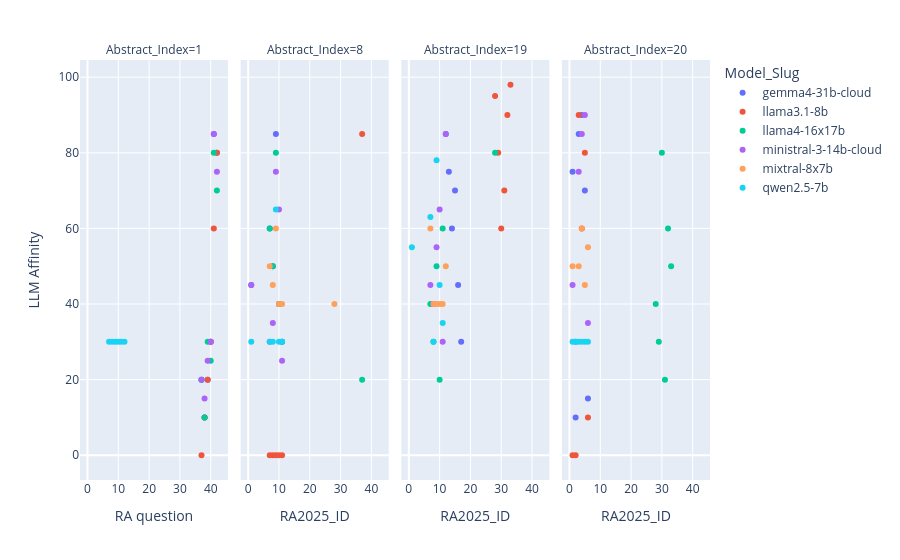

Notebook code for this chart:
### Code cell
fig = px.scatter(#prp_df[prp_df['Abstract_Index'].isin([1,8,20,19])]
    ra_df[ra_df['Abstract_Index'].isin([1,8,20,19])],
    # ra_df,
    x='RA2025_ID',
    y='LLM_Affinity',
    color='Model_Slug',
    facet_col = 'Abstract_Index',
    # points='all',
    hover_data = 'Model_Slug',
    # facet_row='PRP_Name',
    # color = 'PRP_Name',
    # title=f'RA Affinity Distribution by Abstract'
 )
fig.update_layout(xaxis_title='RA question', yaxis_title='LLM Affinity')
# fig.update_xaxes(tickangle=45)
fig.show()

### Figure 1 — Plotly figure (JSON) as saved in the notebook; plotly's stock layout.template omitted (floating-point values rounded to 4 significant figures)
{"data": [{"customdata": [["gemma4-31b-cloud"], ["gemma4-31b-cloud"], ["gemma4-31b-cloud"], ["gemma4-31b-cloud"], ["gemma4-31b-cloud"], ["gemma4-31b-cloud"]], "hovertemplate": "Model_Slug=%{customdata[0]}<br>Abstract_Index=1<br>RA2025_ID=%{x}<br>LLM_Affinity=%{y}<extra></extra>", "legendgroup": "gemma4-31b-cloud", "marker": {"color": "#636efa", "symbol": "circle"}, "mode": "markers", "name": "gemma4-31b-cloud", "orientation": "v", "showlegend": true, "type": "scatter", "x": [37, 38, 39, 40, 41, 42], "xaxis": "x", "y": [20.0, 10.0, 20.0, 30.0, 85.0, 80.0], "yaxis": "y"}, {"customdata": [["gemma4-31b-cloud"], ["gemma4-31b-cloud"], ["gemma4-31b-cloud"], ["gemma4-31b-cloud"], ["gemma4-31b-cloud"], ["gemma4-31b-cloud"]], "hovertemplate": "Model_Slug=%{customdata[0]}<br>Abstract_Index=8<br>RA2025_ID=%{x}<br>LLM_Affinity=%{y}<extra></extra>", "legendgroup": "gemma4-31b-cloud", "marker": {"color": "#636efa", "symbol": "circle"}, "mode": "markers", "name": "gemma4-31b-cloud", "orientation": "v", "showlegend": false, "type": "scatter", "x": [7, 8, 9, 10, 11, 1], "xaxis": "x2", "y": [60.0, 50.0, 85.0, 40.0, 30.0, 45.0], "yaxis": "y2"}, {"customdata": [["gemma4-31b-cloud"], ["gemma4-31b-cloud"], ["gemma4-31b-cloud"], ["gemma4-31b-cloud"], ["gemma4-31b-cloud"], ["gemma4-31b-cloud"]], "hovertemplate": "Model_Slug=%{customdata[0]}<br>Abstract_Index=19<br>RA2025_ID=%{x}<br>LLM_Affinity=%{y}<extra></extra>", "legendgroup": "gemma4-31b-cloud", "marker": {"color": "#636efa", "symbol": "circle"}, "mode": "markers", "name": "gemma4-31b-cloud", "orientation": "v", "showlegend": false, "type": "scatter", "x": [12, 13, 14, 15, 16, 17], "xaxis": "x3", "y": [85.0, 75.0, 60.0, 70.0, 45.0, 30.0], "yaxis": "y3"}, {"customdata": [["gemma4-31b-cloud"], ["gemma4-31b-cloud"], ["gemma4-31b-cloud"], ["gemma4-31b-cloud"], ["gemma4-31b-cloud"], ["gemma4-31b-cloud"]], "hovertemplate": "Model_Slug=%{customdata[0]}<br>Abstract_Index=20<br>RA2025_ID=%{x}<br>LLM_Affinity=%{y}<extra></extra>", "legendgroup": "gemma4-31b-cloud", "marker": {"color": "#636efa", "symbol": "circle"}, "mode": "markers", "name": "gemma4-31b-cloud", "orientation": "v", "showlegend": false, "type": "scatter", "x": [1, 2, 3, 4, 5, 6], "xaxis": "x4", "y": [75.0, 10.0, 85.0, 90.0, 70.0, 15.0], "yaxis": "y4"}, {"customdata": [["llama3.1-8b"], ["llama3.1-8b"], ["llama3.1-8b"], ["llama3.1-8b"], ["llama3.1-8b"], ["llama3.1-8b"]], "hovertemplate": "Model_Slug=%{customdata[0]}<br>Abstract_Index=1<br>RA2025_ID=%{x}<br>LLM_Affinity=%{y}<extra></extra>", "legendgroup": "llama3.1-8b", "marker": {"color": "#EF553B", "symbol": "circle"}, "mode": "markers", "name": "llama3.1-8b", "orientation": "v", "showlegend": true, "type": "scatter", "x": [37, 38, 39, 40, 41, 42], "xaxis": "x", "y": [0.0, 10.0, 20.0, 30.0, 60.0, 80.0], "yaxis": "y"}, {"customdata": [["llama3.1-8b"], ["llama3.1-8b"], ["llama3.1-8b"], ["llama3.1-8b"], ["llama3.1-8b"], ["llama3.1-8b"]], "hovertemplate": "Model_Slug=%{customdata[0]}<br>Abstract_Index=8<br>RA2025_ID=%{x}<br>LLM_Affinity=%{y}<extra></extra>", "legendgroup": "llama3.1-8b", "marker": {"color": "#EF553B", "symbol": "circle"}, "mode": "markers", "name": "llama3.1-8b", "orientation": "v", "showlegend": false, "type": "scatter", "x": [7, 8, 9, 10, 11, 37], "xaxis": "x2", "y": [0.0, 0.0, 0.0, 0.0, 0.0, 85.0], "yaxis": "y2"}, {"customdata": [["llama3.1-8b"], ["llama3.1-8b"], ["llama3.1-8b"], ["llama3.1-8b"], ["llama3.1-8b"], ["llama3.1-8b"]], "hovertemplate": "Model_Slug=%{customdata[0]}<br>Abstract_Index=19<br>RA2025_ID=%{x}<br>LLM_Affinity=%{y}<extra></extra>", "legendgroup": "llama3.1-8b", "marker": {"color": "#EF553B", "symbol": "circle"}, "mode": "markers", "name": "llama3.1-8b", "orientation": "v", "showlegend": false, "type": "scatter", "x": [28, 29, 30, 31, 32, 33], "xaxis": "x3", "y": [95.0, 80.0, 60.0, 70.0, 90.0, 98.0], "yaxis": "y3"}, {"customdata": [["llama3.1-8b"], ["llama3.1-8b"], ["llama3.1-8b"], ["llama3.1-8b"], ["llama3.1-8b"], ["llama3.1-8b"]], "hovertemplate": "Model_Slug=%{customdata[0]}<br>Abstract_Index=20<br>RA2025_ID=%{x}<br>LLM_Affinity=%{y}<extra></extra>", "legendgroup": "llama3.1-8b", "marker": {"color": "#EF553B", "symbol": "circle"}, "mode": "markers", "name": "llama3.1-8b", "orientation": "v", "showlegend": false, "type": "scatter", "x": [1, 2, 3, 4, 5, 6], "xaxis": "x4", "y": [0.0, 0.0, 90.0, 60.0, 80.0, 10.0], "yaxis": "y4"}, {"customdata": [["llama4-16x17b"], ["llama4-16x17b"], ["llama4-16x17b"], ["llama4-16x17b"], ["llama4-16x17b"], ["llama4-16x17b"]], "hovertemplate": "Model_Slug=%{customdata[0]}<br>Abstract_Index=1<br>RA2025_ID=%{x}<br>LLM_Affinity=%{y}<extra></extra>", "legendgroup": "llama4-16x17b", "marker": {"color": "#00cc96", "symbol": "circle"}, "mode": "markers", "name": "llama4-16x17b", "orientation": "v", "showlegend": true, "type": "scatter", "x": [37, 38, 39, 40, 41, 42], "xaxis": "x", "y": [20.0, 10.0, 30.0, 25.0, 80.0, 70.0], "yaxis": "y"}, {"customdata": [["llama4-16x17b"], ["llama4-16x17b"], ["llama4-16x17b"], ["llama4-16x17b"], ["llama4-16x17b"], ["llama4-16x17b"]], "hovertemplate": "Model_Slug=%{customdata[0]}<br>Abstract_Index=8<br>RA2025_ID=%{x}<br>LLM_Affinity=%{y}<extra></extra>", "legendgroup": "llama4-16x17b", "marker": {"color": "#00cc96", "symbol": "circle"}, "mode": "markers", "name": "llama4-16x17b", "orientation": "v", "showlegend": false, "type": "scatter", "x": [7, 8, 9, 10, 11, 37], "xaxis": "x2", "y": [60.0, 50.0, 80.0, 40.0, 30.0, 20.0], "yaxis": "y2"}, {"customdata": [["llama4-16x17b"], ["llama4-16x17b"], ["llama4-16x17b"], ["llama4-16x17b"], ["llama4-16x17b"], ["llama4-16x17b"]], "hovertemplate": "Model_Slug=%{customdata[0]}<br>Abstract_Index=19<br>RA2025_ID=%{x}<br>LLM_Affinity=%{y}<extra></extra>", "legendgroup": "llama4-16x17b", "marker": {"color": "#00cc96", "symbol": "circle"}, "mode": "markers", "name": "llama4-16x17b", "orientation": "v", "showlegend": false, "type": "scatter", "x": [7, 8, 9, 10, 11, 28], "xaxis": "x3", "y": [40.0, 30.0, 50.0, 20.0, 60.0, 80.0], "yaxis": "y3"}, {"customdata": [["llama4-16x17b"], ["llama4-16x17b"], ["llama4-16x17b"], ["llama4-16x17b"], ["llama4-16x17b"], ["llama4-16x17b"]], "hovertemplate": "Model_Slug=%{customdata[0]}<br>Abstract_Index=20<br>RA2025_ID=%{x}<br>LLM_Affinity=%{y}<extra></extra>", "legendgroup": "llama4-16x17b", "marker": {"color": "#00cc96", "symbol": "circle"}, "mode": "markers", "name": "llama4-16x17b", "orientation": "v", "showlegend": false, "type": "scatter", "x": [28, 29, 30, 31, 32, 33], "xaxis": "x4", "y": [40.0, 30.0, 80.0, 20.0, 60.0, 50.0], "yaxis": "y4"}, {"customdata": [["ministral-3-14b-cloud"], ["ministral-3-14b-cloud"], ["ministral-3-14b-cloud"], ["ministral-3-14b-cloud"], ["ministral-3-14b-cloud"], ["ministral-3-14b-cloud"]], "hovertemplate": "Model_Slug=%{customdata[0]}<br>Abstract_Index=1<br>RA2025_ID=%{x}<br>LLM_Affinity=%{y}<extra></extra>", "legendgroup": "ministral-3-14b-cloud", "marker": {"color": "#ab63fa", "symbol": "circle"}, "mode": "markers", "name": "ministral-3-14b-cloud", "orientation": "v", "showlegend": true, "type": "scatter", "x": [37, 38, 39, 40, 41, 42], "xaxis": "x", "y": [20.0, 15.0, 25.0, 30.0, 85.0, 75.0], "yaxis": "y"}, {"customdata": [["ministral-3-14b-cloud"], ["ministral-3-14b-cloud"], ["ministral-3-14b-cloud"], ["ministral-3-14b-cloud"], ["ministral-3-14b-cloud"], ["ministral-3-14b-cloud"]], "hovertemplate": "Model_Slug=%{customdata[0]}<br>Abstract_Index=8<br>RA2025_ID=%{x}<br>LLM_Affinity=%{y}<extra></extra>", "legendgroup": "ministral-3-14b-cloud", "marker": {"color": "#ab63fa", "symbol": "circle"}, "mode": "markers", "name": "ministral-3-14b-cloud", "orientation": "v", "showlegend": false, "type": "scatter", "x": [7, 8, 9, 10, 11, 1], "xaxis": "x2", "y": [30.0, 35.0, 75.0, 65.0, 25.0, 45.0], "yaxis": "y2"}, {"customdata": [["ministral-3-14b-cloud"], ["ministral-3-14b-cloud"], ["ministral-3-14b-cloud"], ["ministral-3-14b-cloud"], ["ministral-3-14b-cloud"], ["ministral-3-14b-cloud"]], "hovertemplate": "Model_Slug=%{customdata[0]}<br>Abstract_Index=19<br>RA2025_ID=%{x}<br>LLM_Affinity=%{y}<extra></extra>", "legendgroup": "ministral-3-14b-cloud", "marker": {"color": "#ab63fa", "symbol": "circle"}, "mode": "markers", "name": "ministral-3-14b-cloud", "orientation": "v", "showlegend": false, "type": "scatter", "x": [7, 8, 9, 10, 11, 12], "xaxis": "x3", "y": [45.0, 40.0, 55.0, 65.0, 30.0, 85.0], "yaxis": "y3"}, {"customdata": [["ministral-3-14b-cloud"], ["ministral-3-14b-cloud"], ["ministral-3-14b-cloud"], ["ministral-3-14b-cloud"], ["ministral-3-14b-cloud"], ["ministral-3-14b-cloud"]], "hovertemplate": "Model_Slug=%{customdata[0]}<br>Abstract_Index=20<br>RA2025_ID=%{x}<br>LLM_Affinity=%{y}<extra></extra>", "legendgroup": "ministral-3-14b-cloud", "marker": {"color": "#ab63fa", "symbol": "circle"}, "mode": "markers", "name": "ministral-3-14b-cloud", "orientation": "v", "showlegend": false, "type": "scatter", "x": [1, 2, 3, 4, 5, 6], "xaxis": "x4", "y": [45.0, 30.0, 75.0, 85.0, 90.0, 35.0], "yaxis": "y4"}, {"customdata": [["mixtral-8x7b"], ["mixtral-8x7b"], ["mixtral-8x7b"], ["mixtral-8x7b"], ["mixtral-8x7b"], ["mixtral-8x7b"]], "hovertemplate": "Model_Slug=%{customdata[0]}<br>Abstract_Index=1<br>RA2025_ID=%{x}<br>LLM_Affinity=%{y}<extra></extra>", "legendgroup": "mixtral-8x7b", "marker": {"color": "#FFA15A", "symbol": "circle"}, "mode": "markers", "name": "mixtral-8x7b", "orientation": "v", "showlegend": true, "type": "scatter", "x": [28, 29, 30, 31, 32, 33], "xaxis": "x", "y": [NaN, NaN, NaN, NaN, NaN, NaN], "yaxis": "y"}, {"customdata": [["mixtral-8x7b"], ["mixtral-8x7b"], ["mixtral-8x7b"], ["mixtral-8x7b"], ["mixtral-8x7b"], ["mixtral-8x7b"]], "hovertemplate": "Model_Slug=%{customdata[0]}<br>Abstract_Index=8<br>RA2025_ID=%{x}<br>LLM_Affinity=%{y}<extra></extra>", "legendgroup": "mixtral-8x7b", "marker": {"color": "#FFA15A", "symbol": "circle"}, "mode": "markers", "name": "mixtral-8x7b", "orientation": "v", "showlegend": false, "type": "scatter", "x": [7, 8, 9, 10, 11, 28], "xaxis": "x2", "y": [50.0, 45.0, 60.0, 40.0, 40.0, 40.0], "yaxis": "y2"}, {"customdata": [["mixtral-8x7b"], ["mixtral-8x7b"], ["mixtral-8x7b"], ["mixtral-8x7b"], ["mixtral-8x7b"], ["mixtral-8x7b"]], "hovertemplate": "Model_Slug=%{customdata[0]}<br>Abstract_Index=19<br>RA2025_ID=%{x}<br>LLM_Affinity=%{y}<extra></extra>", "legendgroup": "mixtral-8x7b", "marker": {"color": "#FFA15A", "symbol": "circle"}, "mode": "markers", "name": "mixtral-8x7b", "orientation": "v", "showlegend": false, "type": "scatter", "x": [7, 8, 9, 10, 11, 12], "xaxis": "x3", "y": [60.0, 40.0, 40.0, 40.0, 40.0, 50.0], "yaxis": "y3"}, {"customdata": [["mixtral-8x7b"], ["mixtral-8x7b"], ["mixtral-8x7b"], ["mixtral-8x7b"], ["mixtral-8x7b"], ["mixtral-8x7b"]], "hovertemplate": "Model_Slug=%{customdata[0]}<br>Abstract_Index=20<br>RA2025_ID=%{x}<br>LLM_Affinity=%{y}<extra></extra>", "legendgroup": "mixtral-8x7b", "marker": {"color": "#FFA15A", "symbol": "circle"}, "mode": "markers", "name": "mixtral-8x7b", "orientation": "v", "showlegend": false, "type": "scatter", "x": [1, 2, 3, 4, 5, 6], "xaxis": "x4", "y": [50.0, NaN, 50.0, 60.0, 45.0, 55.0], "yaxis": "y4"}, {"customdata": [["qwen2.5-7b"], ["qwen2.5-7b"], ["qwen2.5-7b"], ["qwen2.5-7b"], ["qwen2.5-7b"], ["qwen2.5-7b"]], "hovertemplate": "Model_Slug=%{customdata[0]}<br>Abstract_Index=1<br>RA2025_ID=%{x}<br>LLM_Affinity=%{y}<extra></extra>", "legendgroup": "qwen2.5-7b", "marker": {"color": "#19d3f3", "symbol": "circle"}, "mode": "markers", "name": "qwen2.5-7b", "orientation": "v", "showlegend": true, "type": "scatter", "x": [7, 8, 9, 10, 11, 12], "xaxis": "x", "y": [30.0, 30.0, 30.0, 30.0, 30.0, 30.0], "yaxis": "y"}, {"customdata": [["qwen2.5-7b"], ["qwen2.5-7b"], ["qwen2.5-7b"], ["qwen2.5-7b"], ["qwen2.5-7b"], ["qwen2.5-7b"]], "hovertemplate": "Model_Slug=%{customdata[0]}<br>Abstract_Index=8<br>RA2025_ID=%{x}<br>LLM_Affinity=%{y}<extra></extra>", "legendgroup": "qwen2.5-7b", "marker": {"color": "#19d3f3", "symbol": "circle"}, "mode": "markers", "name": "qwen2.5-7b", "orientation": "v", "showlegend": false, "type": "scatter", "x": [7, 8, 9, 10, 11, 1], "xaxis": "x2", "y": [30.0, 30.0, 65.0, 30.0, 30.0, 30.0], "yaxis": "y2"}, {"customdata": [["qwen2.5-7b"], ["qwen2.5-7b"], ["qwen2.5-7b"], ["qwen2.5-7b"], ["qwen2.5-7b"], ["qwen2.5-7b"]], "hovertemplate": "Model_Slug=%{customdata[0]}<br>Abstract_Index=19<br>RA2025_ID=%{x}<br>LLM_Affinity=%{y}<extra></extra>", "legendgroup": "qwen2.5-7b", "marker": {"color": "#19d3f3", "symbol": "circle"}, "mode": "markers", "name": "qwen2.5-7b", "orientation": "v", "showlegend": false, "type": "scatter", "x": [7, 8, 9, 10, 11, 1], "xaxis": "x3", "y": [63.0, 30.0, 78.0, 45.0, 35.0, 55.0], "yaxis": "y3"}, {"customdata": [["qwen2.5-7b"], ["qwen2.5-7b"], ["qwen2.5-7b"], ["qwen2.5-7b"], ["qwen2.5-7b"], ["qwen2.5-7b"]], "hovertemplate": "Model_Slug=%{customdata[0]}<br>Abstract_Index=20<br>RA2025_ID=%{x}<br>LLM_Affinity=%{y}<extra></extra>", "legendgroup": "qwen2.5-7b", "marker": {"color": "#19d3f3", "symbol": "circle"}, "mode": "markers", "name": "qwen2.5-7b", "orientation": "v", "showlegend": false, "type": "scatter", "x": [1, 2, 3, 4, 5, 6], "xaxis": "x4", "y": [30.0, 30.0, 30.0, 30.0, 30.0, 30.0], "yaxis": "y4"}], "layout": {"annotations": [{"font": {}, "showarrow": false, "text": "Abstract_Index=1", "x": 0.1175, "xanchor": "center", "xref": "paper", "y": 1, "yanchor": "bottom", "yref": "paper"}, {"font": {}, "showarrow": false, "text": "Abstract_Index=8", "x": 0.3725, "xanchor": "center", "xref": "paper", "y": 1, "yanchor": "bottom", "yref": "paper"}, {"font": {}, "showarrow": false, "text": "Abstract_Index=19", "x": 0.6275, "xanchor": "center", "xref": "paper", "y": 1, "yanchor": "bottom", "yref": "paper"}, {"font": {}, "showarrow": false, "text": "Abstract_Index=20", "x": 0.8825, "xanchor": "center", "xref": "paper", "y": 1, "yanchor": "bottom", "yref": "paper"}], "legend": {"title": {"text": "Model_Slug"}, "tracegroupgap": 0}, "margin": {"t": 60}, "xaxis": {"anchor": "y", "domain": [0, 0.235], "title": {"text": "RA question"}}, "xaxis2": {"anchor": "y2", "domain": [0.255, 0.49], "matches": "x", "title": {"text": "RA2025_ID"}}, "xaxis3": {"anchor": "y3", "domain": [0.51, 0.745], "matches": "x", "title": {"text": "RA2025_ID"}}, "xaxis4": {"anchor": "y4", "domain": [0.765, 1.0], "matches": "x", "title": {"text": "RA2025_ID"}}, "yaxis": {"anchor": "x", "domain": [0, 1], "title": {"text": "LLM Affinity"}}, "yaxis2": {"anchor": "x2", "domain": [0, 1], "matches": "y", "showticklabels": false}, "yaxis3": {"anchor": "x3", "domain": [0, 1], "matches": "y", "showticklabels": false}, "yaxis4": {"anchor": "x4", "domain": [0, 1], "matches": "y", "showticklabels": false}}}
